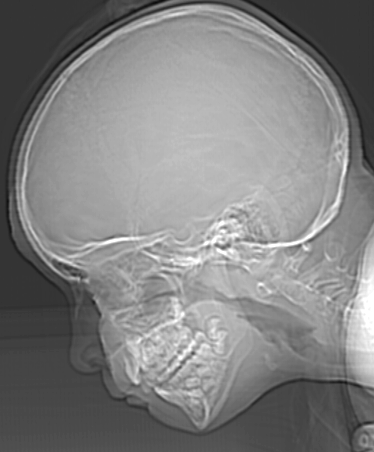
#> input picture ImageMaterial/DIP3E_Original_Images_CH02/Fig0221(a)(ctskull-256).tif, 374 x 452 px
$ python project0202.py
#> lines starting #> are read from the running program, lines starting #| are printed output that depends on the picture
import cv2 as cv
import matplotlib.pyplot as plt


def show(img_show, position):
    plt.subplot(position[0], position[1], position[2])
    plt.imshow(img_show, cmap='Greys_r')
    plt.xticks([]), plt.yticks([])
    plt.title(position)
    # plt.tight_layout()

if __name__ == '__main__':
    plt.figure(1)
    img = cv.imread('../../ImageMaterial/DIP3E_Original_Images_CH02/Fig0221(a)(ctskull-256).tif', cv.IMREAD_GRAYSCALE)
#> img is the input picture: shape (452, 374); min 12, max 255, mean 129.4
    k = 2
    img128 = [[img[x][y] - img[x][y] % k for y in range(img.shape[1])] for x in range(img.shape[0])]
#> img128 = 452 items

    k = 4
    img64 = [[img[x][y] - img[x][y] % k for y in range(img.shape[1])] for x in range(img.shape[0])]
#> img64 = 452 items

    k = 8
    img32 = [[img[x][y] - img[x][y] % k for y in range(img.shape[1])] for x in range(img.shape[0])]
#> img32 = 452 items

    k = 16
    img16 = [[img[x][y] - img[x][y] % k for y in range(img.shape[1])] for x in range(img.shape[0])]
#> img16 = 452 items
    k = 32
    img8 = [[img[x][y] - img[x][y] % k for y in range(img.shape[1])] for x in range(img.shape[0])]
#> img8 = 452 items

    k = 64
    img4 = [[img[x][y] - img[x][y] % k for y in range(img.shape[1])] for x in range(img.shape[0])]
#> img4 = 452 items

    k = 128
    img2 = [[img[x][y] - img[x][y] % k for y in range(img.shape[1])] for x in range(img.shape[0])]
#> img2 = 452 items

    show(img, [2, 4, 1])
    show(img128, [2, 4, 2])
    show(img64, [2, 4, 3])
    show(img32, [2, 4, 4])
    show(img16, [2, 4, 5])
    show(img8, [2, 4, 6])
    show(img4, [2, 4, 7])
    show(img2, [2, 4, 8])
    plt.show()
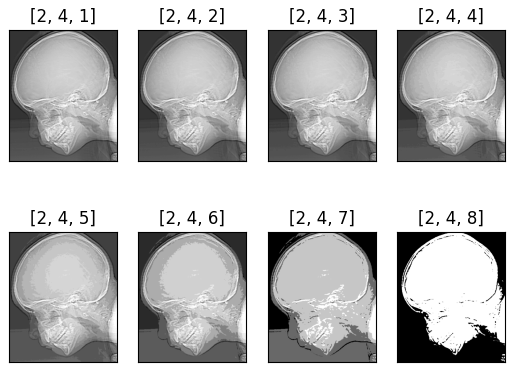
#> figure drawn by matplotlib, 8 panels
